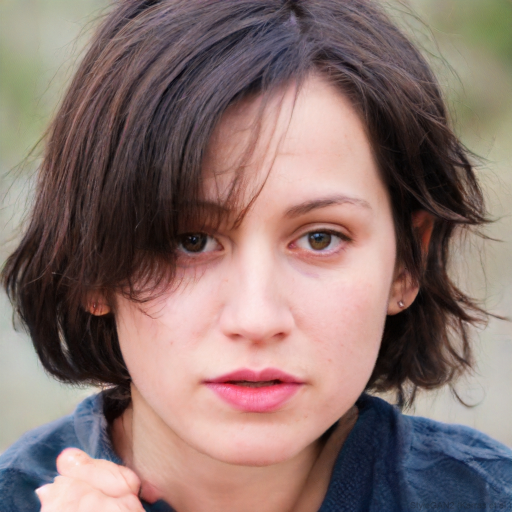
#> input picture sampleinputs/1.jpg, 1024 x 1024 px (shown at 1/2 size)
$ python cli.py ../sampleinputs/1.jpg
#> lines starting #> are read from the running program, lines starting #| are printed output that depends on the picture
### rmexif/core.py
import io
import time
import logging
from typing import Dict, Any, List, Optional
from concurrent.futures import ThreadPoolExecutor
from PIL import Image
from .processors import strip_metadata, blur_faces
from .utils import get_file_hash
logger = logging.getLogger(__name__)
class Scrubber:
    """
    A strictly data-in, data-out utility to scrub images of sensitive
    information including EXIF metadata and facial identifiers.

    This tool operates entirely in-memory using BytesIO, ensuring no unscrubbed
    data is ever persisted to disk. This design makes it suitable for use
    within any web framework (FastAPI, Django, Flask) or secure cloud function.
    """
    def __init__(self, image_bytes: bytes) -> None:
        """
        Initialize with raw image bytes.

        Args:
            image_bytes: The original image data in bytes.
        """
        if not isinstance(image_bytes, bytes):
            raise TypeError(f"Scrubber requires raw bytes, got {type(image_bytes)}")

        self.image_bytes: bytes = image_bytes
        self._validate()

    def _validate(self) -> None:
        """
        Internal validation to ensure the byte stream is a valid image.
        Does not perform any disk I/O.
        """
        try:
            Image.open(io.BytesIO(self.image_bytes)).verify()
        except Exception as e:
            logger.error(f"Data validation failed: {e}")
            raise ValueError("Input error: The provided data is not a valid image or is corrupted.")

    def process(self) -> tuple[bytes, Dict[str, Any]]:
        """
        Executes the metadata stripping and face blurring sequentially.
        Operates entirely in-memory.

        Returns:
            A tuple of (scrubbed_bytes, stats_dict) where stats_dict contains:
              - 'faces_detected': Number of faces found and blurred.
              - 'metadata_removed': Boolean indicating if stripping was attempted.
              - 'processing_time_ms': Execution time in milliseconds.
        """
        start_time = time.perf_counter()
        try:
            cleaned_bytes: bytes = strip_metadata(self.image_bytes)
            final_bytes, face_count = blur_faces(cleaned_bytes)

            end_time = time.perf_counter()
            processing_time_ms = (end_time - start_time) * 1000

            stats = {
                "faces_detected": face_count,
                "metadata_removed": True,
                "processing_time_ms": round(processing_time_ms, 2),
                "original_hash": get_file_hash(self.image_bytes),
                "new_hash": get_file_hash(final_bytes)
            }

            return final_bytes, stats
        except Exception as e:
            logger.error(f"Scrubbing process failed: {e}", exc_info=True)
            raise
    # [40 lines left out: functions get_summary, _process_single, bulk_process, not called in this run]

### rmexif/processors.py
import io
import cv2
import logging
import numpy as np
from PIL import Image
from typing import Tuple, List, Any, Optional
logger = logging.getLogger(__name__)

def strip_metadata(image_bytes: bytes) -> bytes:
    """
    Opens an image from bytes and saves it to a new BytesIO object
    without any EXIF or metadata.
    """
    try:
        img = Image.open(io.BytesIO(image_bytes))
#> img is the input picture: PIL image 1024x1024 RGB; mean R, G, B 137.5, 115.1, 110.9
        original_format = img.format if img.format else "JPEG"
#> original_format = 'JPEG'
        width, height = img.size
#> width = 1024; height = 1024
        new_size = (max(1, int(width * 0.99)), max(1, int(height * 0.99)))
#> new_size = (1013, 1013)
        img = img.resize(new_size, Image.Resampling.LANCZOS)
#> img: PIL image 1013x1013 RGB

        output = io.BytesIO()
        save_kwargs = {"format": original_format}
#> save_kwargs = {'format': 'JPEG'}
        if original_format.upper() in ["JPEG", "JPG", "WEBP"]:
            save_kwargs["quality"] = 95

        img.save(output, **save_kwargs)
        return output.getvalue()
    except Exception as e:
        logger.error(f"Failed to strip metadata: {e}", exc_info=True)
        from . import ProcessingError
        raise ProcessingError(f"Failed to strip metadata: {str(e)}")

def detect_faces(image_bytes: bytes) -> Tuple[Optional[np.ndarray], List[Any]]:
    """
    Detects faces in an image using OpenCV.

    Thread-Safety:
    This function initializes a local instance of CascadeClassifier for every call,
    ensuring that concurrent threads do not share detector state.

    Returns:
        Tuple of (OpenCV image matrix, list of bounding boxes)
    """
    try:
        nparr = np.frombuffer(image_bytes, np.uint8)
        img = cv2.imdecode(nparr, cv2.IMREAD_COLOR)
#> img: shape (1013, 1013, 3)

        if img is None:
            logger.warning("Decoded image is None. Source bytes may be invalid.")
            return None, []
        face_cascade = cv2.CascadeClassifier(cv2.data.haarcascades + 'haarcascade_frontalface_default.xml')

        if face_cascade.empty():
            logger.error("Haar Cascade XML file could not be loaded.")
            from . import ProcessingError
            raise ProcessingError("Could not load Haar Cascade XML file.")

        gray = cv2.cvtColor(img, cv2.COLOR_BGR2GRAY)
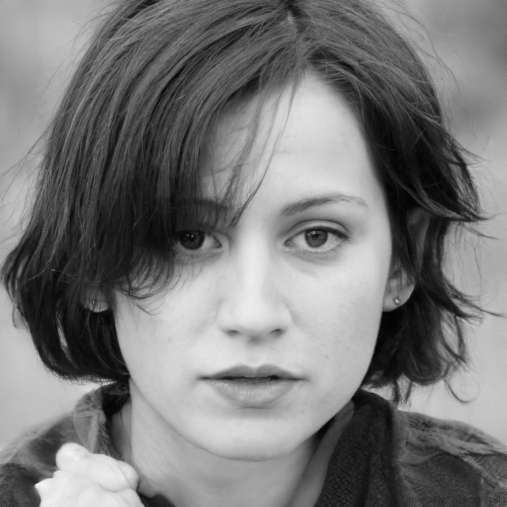
#> gray: shape (1013, 1013) (shown at 1/2 size); min 1, max 247, mean 121.3
        faces = face_cascade.detectMultiScale(gray, scaleFactor=1.1, minNeighbors=5, minSize=(30, 30))
#> faces = [[176, 211, 704, 704]]

        return img, list(faces)
    except Exception as e:
        logger.error(f"Error during face detection: {e}", exc_info=True)
        from . import ProcessingError
        if isinstance(e, ProcessingError):
            raise e
        raise ProcessingError(f"Error during face detection: {str(e)}")

def blur_faces(image_bytes: bytes) -> Tuple[bytes, int]:
    """
    Detects faces and applies Gaussian blur.
    If no faces are found, it returns the original bytes.

    Returns:
        Tuple of (processed bytes, number of faces blurred)
    """
    try:
        img, faces = detect_faces(image_bytes)
#> faces = [[176, 211, 704, 704]]

        if img is None or len(faces) == 0:
            return image_bytes, 0

        for (x, y, w, h) in faces:
            face_roi = img[y:y+h, x:x+w]
            ksize: int = int(max(w, h) / 2) | 1
            blurred_face = cv2.GaussianBlur(face_roi, (ksize, ksize), 30)
            img[y:y+h, x:x+w] = blurred_face
#> this loop made 1 pass
#> (x, y, w, h, ksize) on pass 1: (176, 211, 704, 704, 353)
#> pass 1, in blur_faces, `face_roi = img[y:y+h, x:x+w]`:
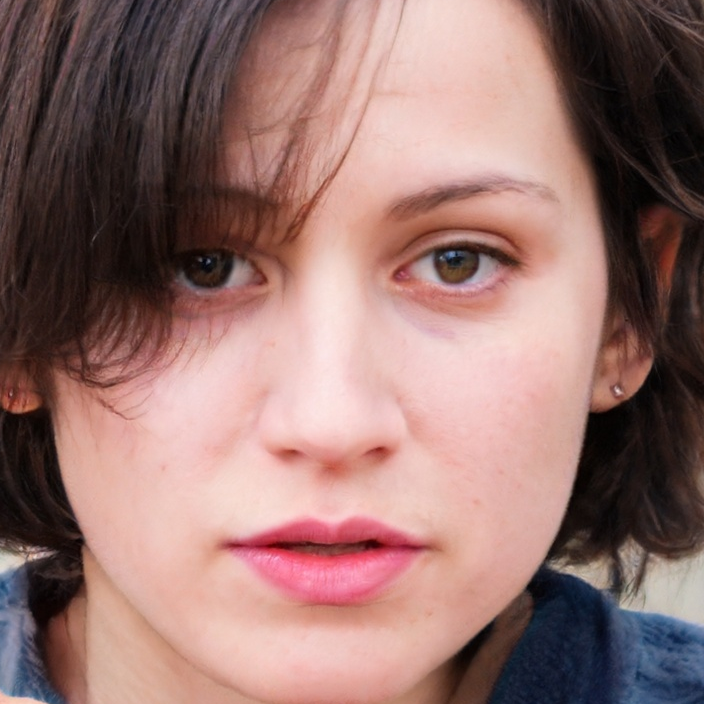
#> face_roi: shape (704, 704, 3); mean B, G, R 110.3, 114.7, 149.3
#> pass 1, in blur_faces, `blurred_face = cv2.GaussianBlur(face_roi, (ksize, ksize), 30)`:
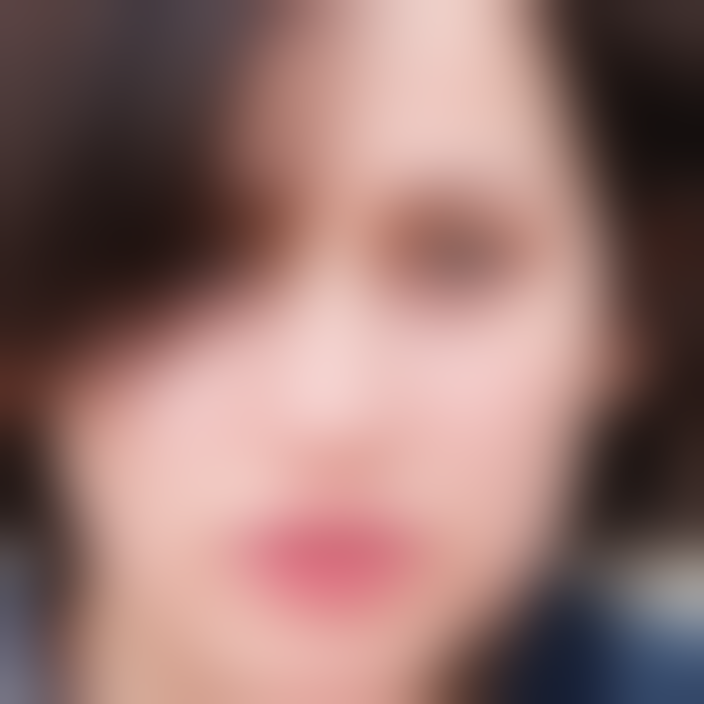
#> blurred_face: shape (704, 704, 3); mean B, G, R 110.3, 114.7, 149.3
#> after the loop:
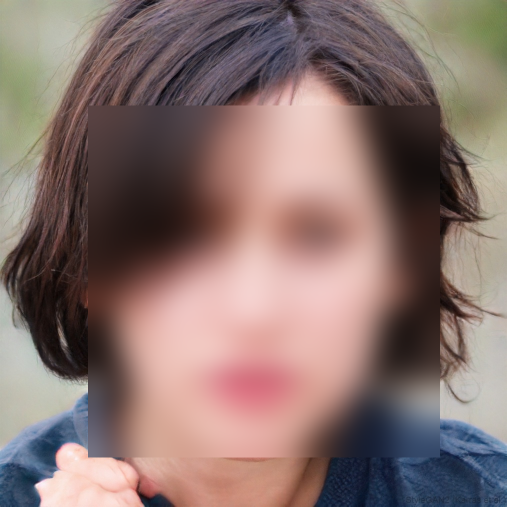
#> img: shape (1013, 1013, 3) (shown at 1/2 size); mean B, G, R 110.9, 115.1, 137.4

        _, buffer = cv2.imencode('.jpg', img, [int(cv2.IMWRITE_JPEG_QUALITY), 95])
        return buffer.tobytes(), len(faces)
    except Exception as e:
        logger.error(f"Failed to blur faces: {e}", exc_info=True)
        from . import ProcessingError
        if isinstance(e, ProcessingError):
            raise e
        raise ProcessingError(f"Failed to blur faces: {str(e)}")

### rmexif/utils.py
import logging
import hashlib
from concurrent.futures import ProcessPoolExecutor
from typing import List
logger = logging.getLogger(__name__)

# [29 lines left out: functions _scrub_task, bulk_process, not called in this run]

def get_file_hash(image_bytes: bytes) -> str:
    """
    Returns the SHA-256 hash of the provided bytes.
    Used to verify the 'Stealth Mode' has successfully changed the
    file's digital identity.
    """
    return hashlib.sha256(image_bytes).hexdigest()

### rmexif/cli.py
import sys
import argparse
import os
from rmexif import Scrubber

def main() -> None:
    """
    CLI entry point for rmexif.
    """
    parser = argparse.ArgumentParser(description="rmexif - Scrub metadata and blur faces from images.")
    parser.add_argument("input", help="Path to the input image file.")
    parser.add_argument("-o", "--output", help="Path to save the scrubbed image. Defaults to 'scrubbed_<original_name>.png'")
    parser.add_argument("--dry-run", action="store_true", help="Count faces without processing the image.")

    args = parser.parse_args()

    if not os.path.exists(args.input):
        raise FileNotFoundError(f"File '{args.input}' not found.")

    with open(args.input, "rb") as f:
        image_bytes = f.read()

    scrubber = Scrubber(image_bytes)

    if args.dry_run:
        summary = scrubber.get_summary()
        pass
    else:
        processed_bytes = scrubber.process()
#> in process, `final_bytes, face_count = blur_faces(cleaned_bytes)`: face_count = 1

        if args.output:
            output_path = args.output
        else:
            base, _ = os.path.splitext(args.input)
            output_path = f"scrubbed_{os.path.basename(base)}.png"

        with open(output_path, "wb") as f:
#> (the run stopped early here; a loop or call above may not have finished)

$ run again, on sampleinputs/3.jpg
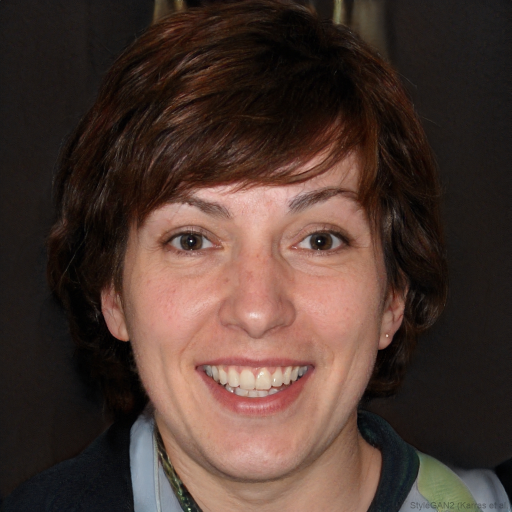
#> input picture sampleinputs/3.jpg, 1024 x 1024 px (shown at 1/2 size)
#> in strip_metadata, img is the input picture: PIL image 1024x1024 RGB; mean R, G, B 75.9, 56, 48.6
#> in detect_faces, `faces = face_cascade.detectMultiScale(gray, scaleFactor=1.1, minNeighb..`: faces = [[197, 254, 628, 628]]
#> the loop in blur_faces, `for (x, y, w, h) in faces:` made 1 pass
#> (x, y, w, h, ksize) on pass 1: (197, 254, 628, 628, 315)
#> pass 1, in blur_faces, `face_roi = img[y:y+h, x:x+w]`:
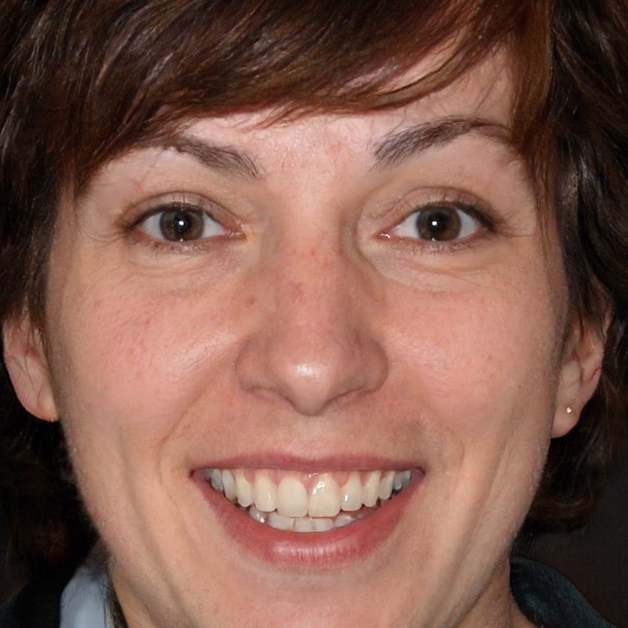
#> face_roi: shape (628, 628, 3); mean B, G, R 77.6, 90.1, 128.3
#> after the loop in blur_faces, `for (x, y, w, h) in faces:`:
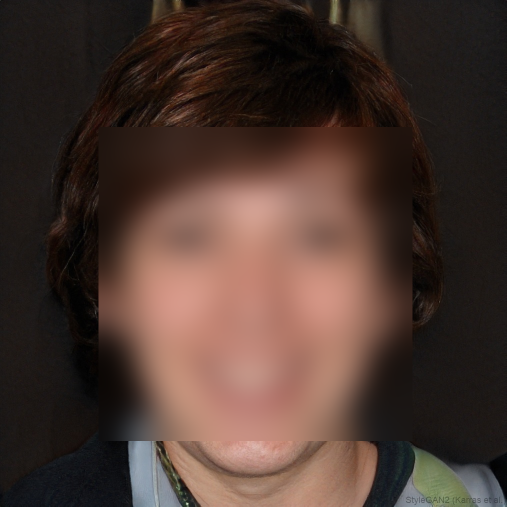
#> img: shape (1013, 1013, 3) (shown at 1/2 size); mean B, G, R 48.5, 56, 75.9
#> face_count = 1

$ run again, on sampleinputs/4.jpg
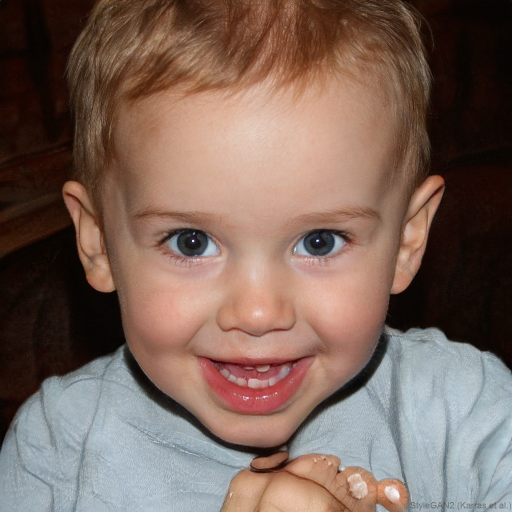
#> input picture sampleinputs/4.jpg, 1024 x 1024 px (shown at 1/2 size)
#> in strip_metadata, img is the input picture: PIL image 1024x1024 RGB; mean R, G, B 124, 101.2, 90.9
#> in detect_faces, `faces = face_cascade.detectMultiScale(gray, scaleFactor=1.1, minNeighb..`: faces = [[169, 220, 675, 675]]
#> the loop in blur_faces, `for (x, y, w, h) in faces:` made 1 pass
#> (x, y, w, h, ksize) on pass 1: (169, 220, 675, 675, 337)
#> pass 1, in blur_faces, `face_roi = img[y:y+h, x:x+w]`:
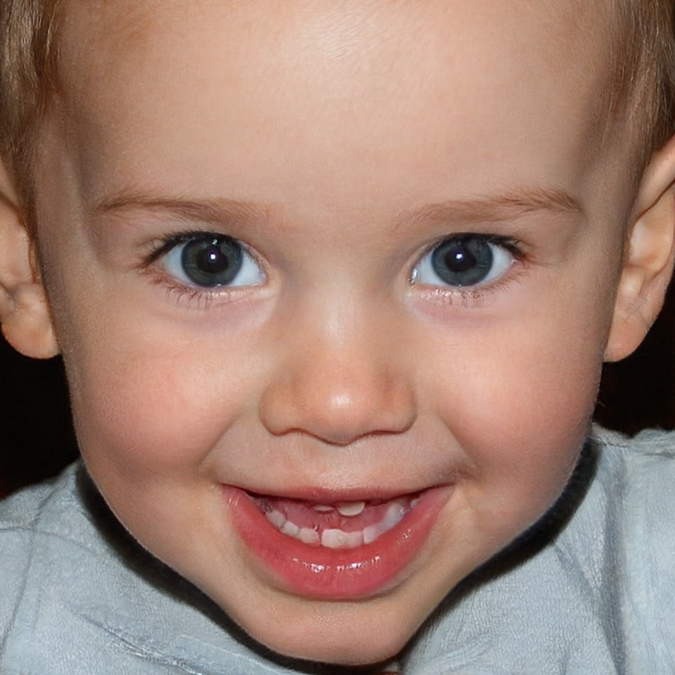
#> face_roi: shape (675, 675, 3); mean B, G, R 115.7, 128.6, 160
#> after the loop in blur_faces, `for (x, y, w, h) in faces:`:
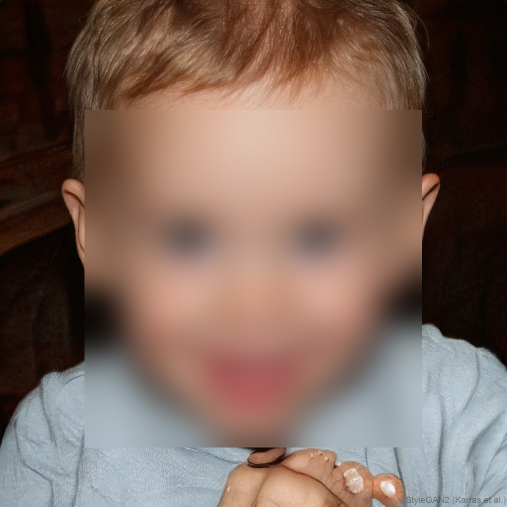
#> img: shape (1013, 1013, 3) (shown at 1/2 size); mean B, G, R 90.9, 101.2, 124
#> face_count = 1

$ run again, on sampleinputs/5.jpg
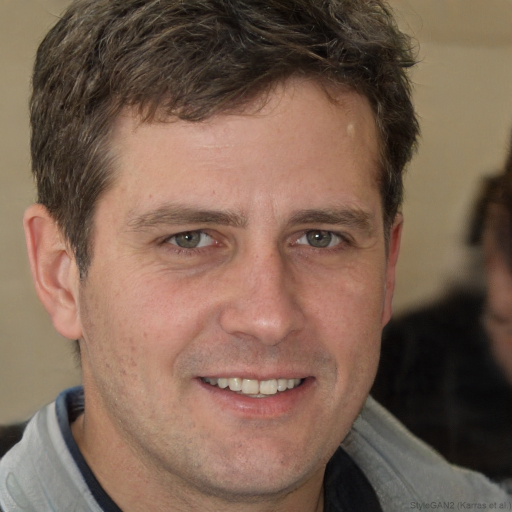
#> input picture sampleinputs/5.jpg, 1024 x 1024 px (shown at 1/2 size)
#> in strip_metadata, img is the input picture: PIL image 1024x1024 RGB; mean R, G, B 124.2, 98.9, 82.9
#> in detect_faces, `faces = face_cascade.detectMultiScale(gray, scaleFactor=1.1, minNeighb..`: faces = [[152, 212, 706, 706]]
#> the loop in blur_faces, `for (x, y, w, h) in faces:` made 1 pass
#> (x, y, w, h, ksize) on pass 1: (152, 212, 706, 706, 353)
#> pass 1, in blur_faces, `face_roi = img[y:y+h, x:x+w]`:
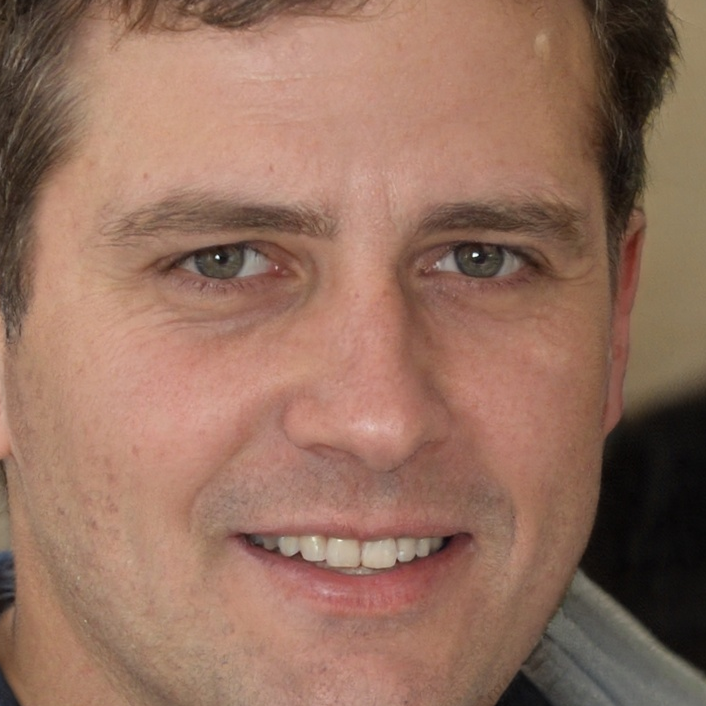
#> face_roi: shape (706, 706, 3); mean B, G, R 95, 112.3, 149.2
#> after the loop in blur_faces, `for (x, y, w, h) in faces:`:
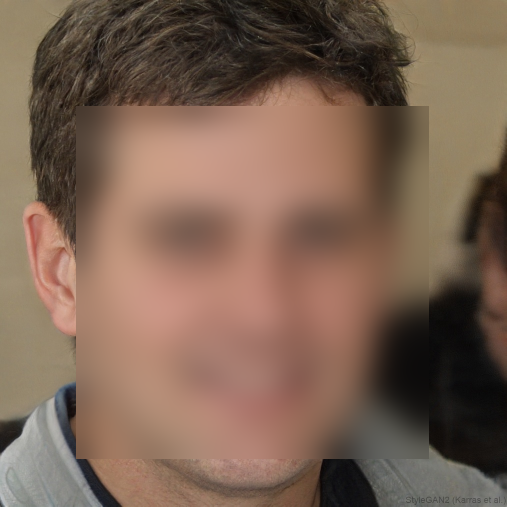
#> img: shape (1013, 1013, 3) (shown at 1/2 size); mean B, G, R 82.9, 98.9, 124.2
#> face_count = 1
